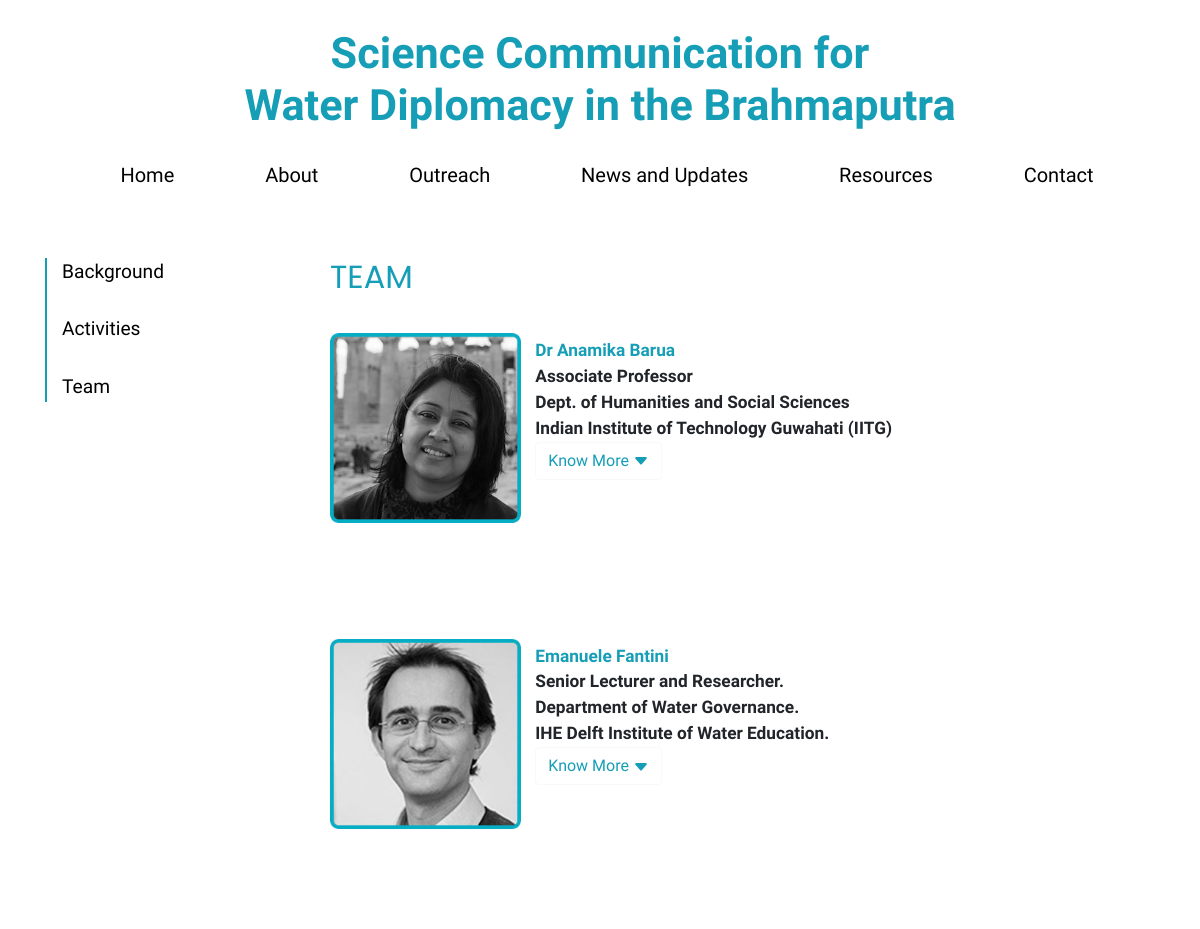
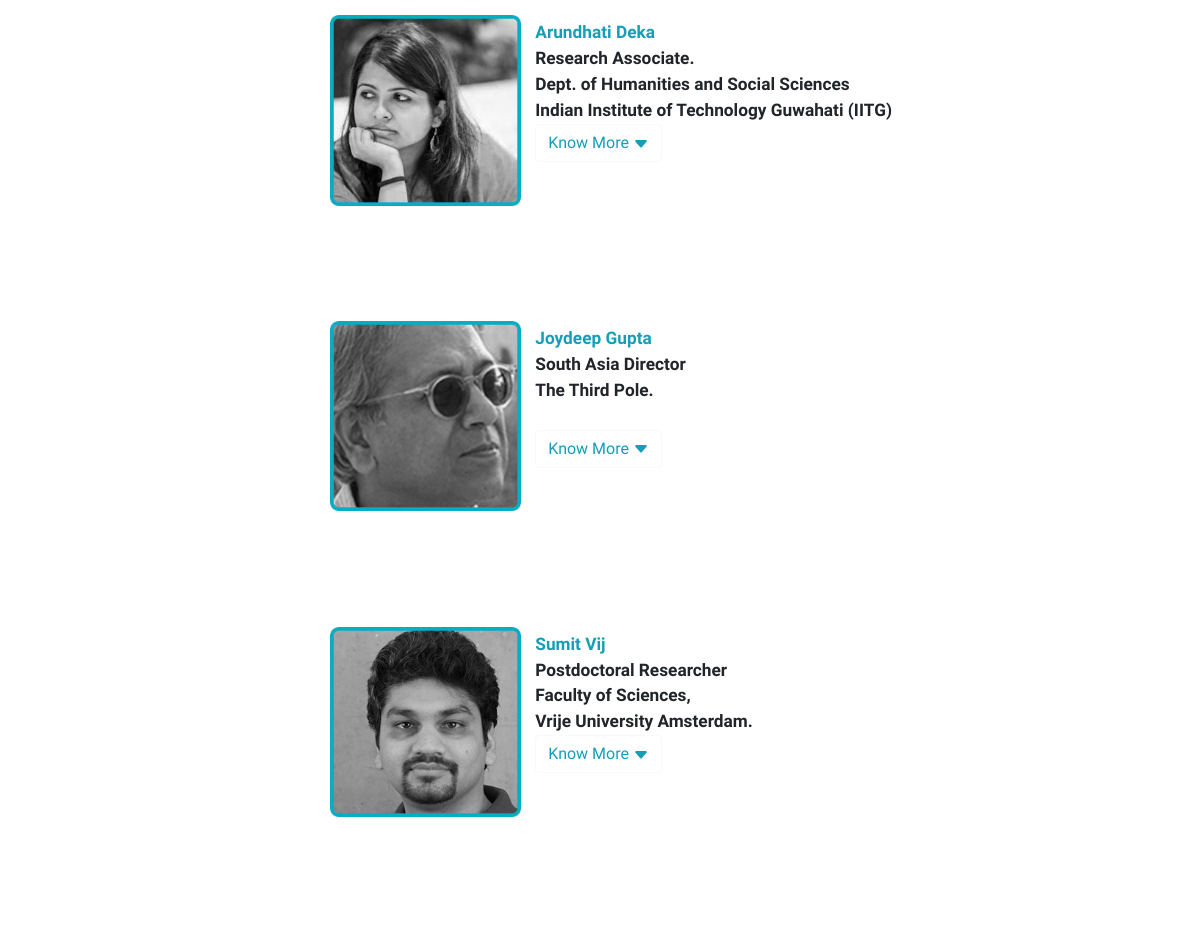
Before: /teams/ (upper part) with the older database file (2 pictures, top to bottom).
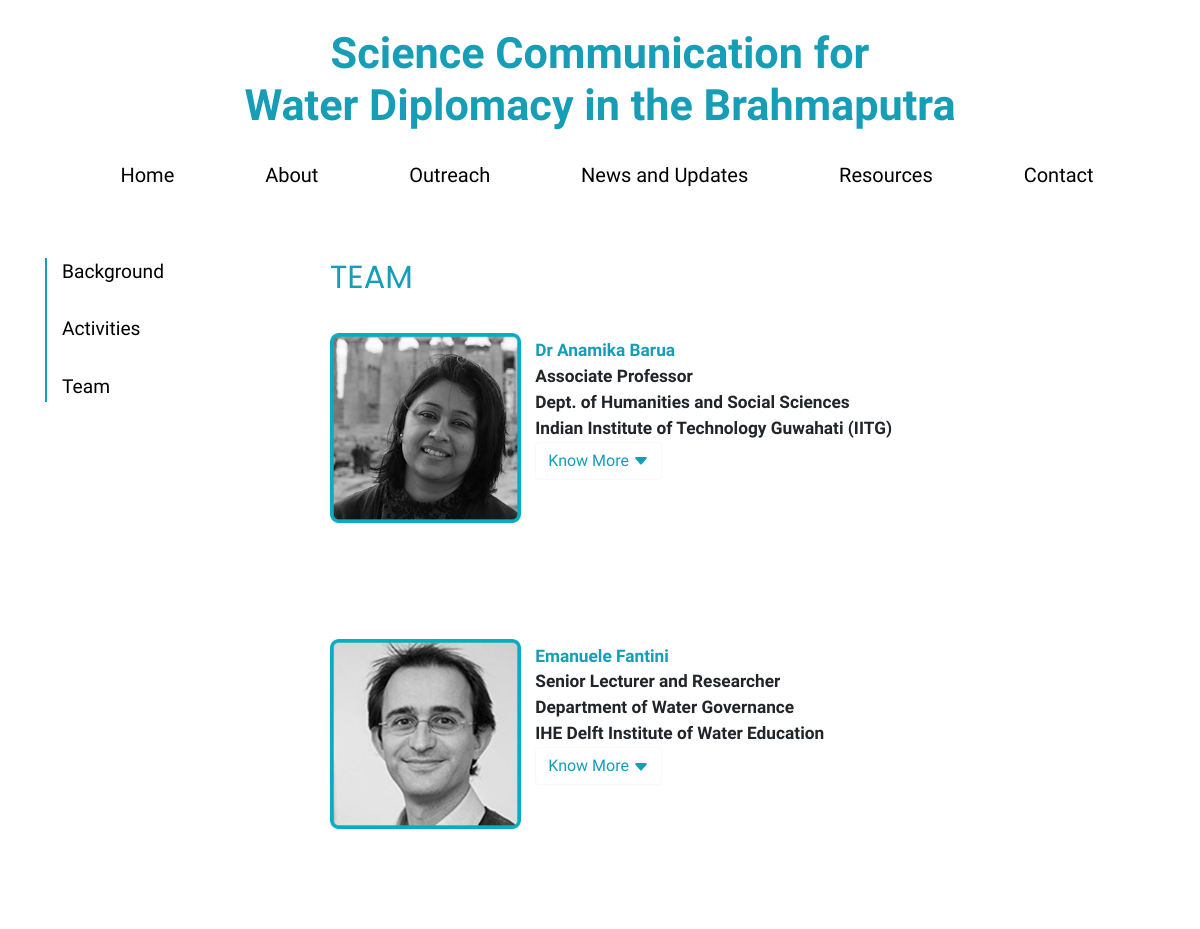
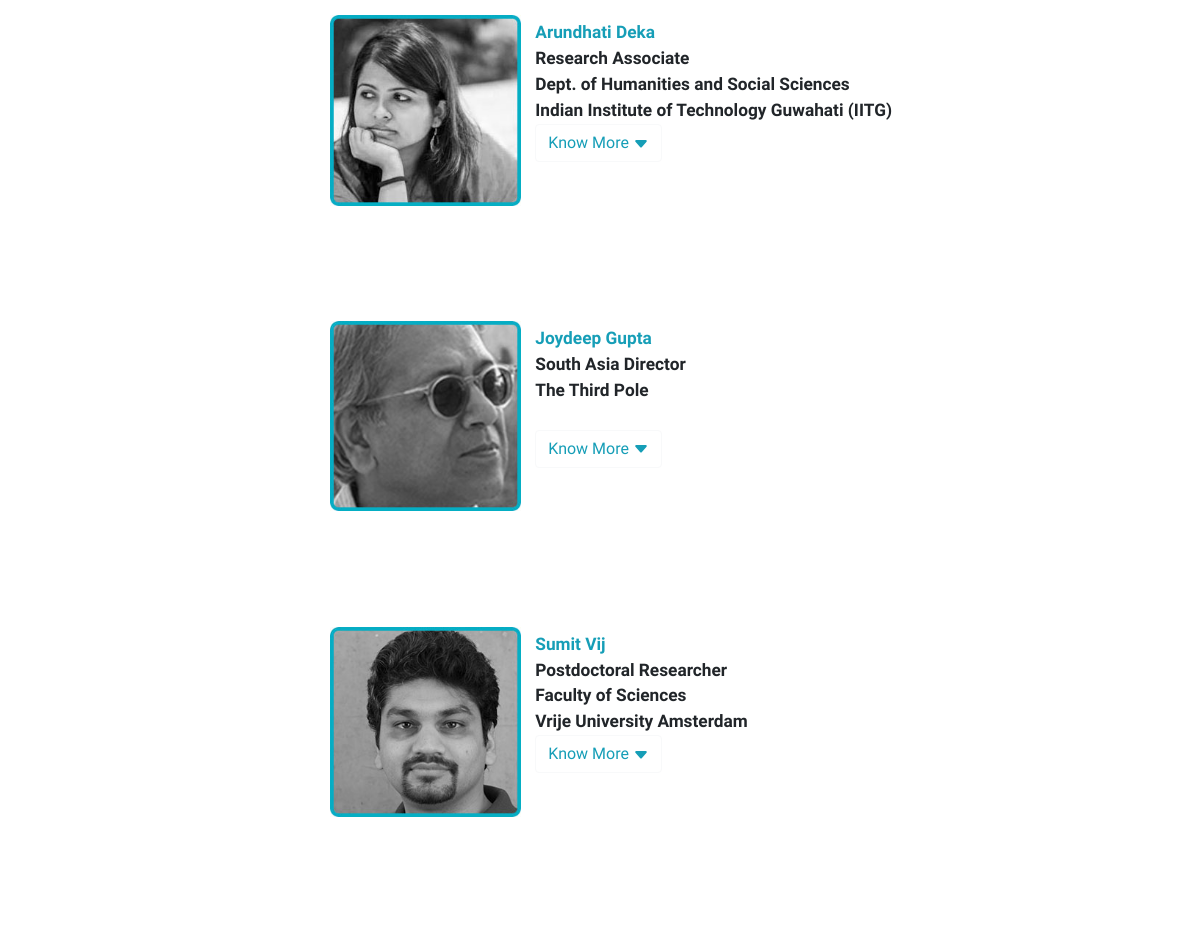
After: the same page with the newer database file (2 pictures, top to bottom).
### mainsite/models.py (models this page shows, shortened)
class team(models.Model):
    name = models.CharField(max_length = 100)
    image = models.ImageField(upload_to = 'images/', default = 'download.png')
    designation = models.CharField(max_length = 1500, default= None)
    institute_name = models.CharField(max_length = 1500,default = 'IITG',blank=True)
    department = models.CharField(max_length=1500,default = 'HSS',blank=True)
    information = models.TextField(max_length = 3000, default= None)
    def ida(self):
        return self.name[:2]

### mainsite/views.py (the view)
# urls.py: path('teams/',views.teams,name ='teams'),
def teams(request):
    tm = team.objects
    return render(request,'teams.html',{'tm':tm})

### mainsite/templates/teams.html (shortened to what this page needs)
{% extends 'base.html' %}
{% block ccd %}
{% load static %}
<div id="marine-content-inner">
  <br><br>
      <div class="container">
          <div class="row justify-content-start" style="font-size: 120%; font-family: Raleway;">
            <div class="col-lg-3 col-md-3 col-sm-3">
              <p style="color: #000; border-left: 2px solid #169EB7; padding-left: 15px;">
                <a href="{%url 'mainsite:background' %}" style="color: #000; " >Background</a><br><br>
                <a href="{%url 'mainsite:activity'%}" style="color: #000;">Activities</a><br><br>
                <a href="{%url 'mainsite:teams'%}" style="color: #000;">Team</a>
              </p>
            </div>
            <div class="col-lg-7 col-md-7 col-sm-7">
              <div class="page-heading">
                <h2 style="color: #169EB7; font-weight: 400;">TEAM</h2>
              </div>
              <br>
                {% for member in tm.all %}
                <div>
                  <img class=" img-fluid" src="{{member.image.url}}" width = "30%" height = "40%" style="top: 0; vertical-align: top;">
                  <p style="display: inline-block; font-size: 90%; padding-top: 5px; font-weight: bold; padding-left: 10px;">
                  <b style="color: #169EB7; margin-top: 20px;">{{member.name}}</b><br>
                  {{ member.designation }}<br>
                  {{ member.department }}<br>
                  {{ member.institute_name }}<br>
                  <button class="btn btn-light" type="button" data-toggle="collapse" data-target="#{{member.ida}}" aria-expanded="false"  style="background-color: #FFF; color: #169EB7;">Know More&nbsp;<svg width="1em" height="1em" viewBox="0 0 16 16" class="bi bi-caret-down-fill" fill="currentColor" xmlns="http://www.w3.org/2000/svg">
                <path d="M7.247 11.14L2.451 5.658C1.885 5.013 2.345 4 3.204 4h9.592a1 1 0 0 1 .753 1.659l-4.796 5.48a1 1 0 0 1-1.506 0z"/></svg></button>
                  <br><br>
                </p>
                <br><br>
              </div>
                <br><br><br>
                {% endfor %}
            </div>
          </div>
        </div>
<br>
{%endblock%}

### dupc/templates/base.html (shortened to what this page needs)
<!DOCTYPE html>
<html lang="en" style="overflow-x: hidden; ">
{%load static %}
 <head>
   <link rel="stylesheet" href="{% static "/fonts/icomoon/style.css" %}">
   <link rel="stylesheet" href="{% static "/css/bootstrap.min.css" %}">
   <link rel="stylesheet" href="{%static "/css/magnific-popup.css"%}">
   <link rel="stylesheet" href="{%static "/css/jquery-ui.css"%}">
   <link rel="stylesheet" href="{% static "/css/owl.carousel.min.css"%}">
   <link rel="stylesheet" href="{% static "/css/owl.theme.default.min.css"%}">
   <link rel="stylesheet" href="{%static "/css/bootstrap-datepicker.css"%}">
   <link rel="stylesheet" href="{%static "/fonts/flaticon/font/flaticon.css"%}">
   <link rel="stylesheet" href="https://cdn.jsdelivr.net/npm/mediaelement@4.2.7/build/mediaelementplayer.min.css">
   <link rel="stylesheet" href="{%static "/css/aos.css" %}">
   <link rel="stylesheet" href="{% static "/css/style.css" %}">
   <link rel="stylesheet" href="{% static "/css/custom.css" %}">
 </head>
 <body>
 <div class="site-wrap">
   <header class="site-navbar position-relative py-1 bg-white">
   <br>
   <div class = "container">
       <h1 style="font-family: 'Raleway'; color:#169EB7;font-size: 2.7em; font-weight: bolder; padding-left: 100px; padding-right: 100px;"><center><b>Science Communication for </b></center><center><b>Water Diplomacy in the Brahmaputra</b></center></h1>
   </div>
 <div class = "container">
 <nav class="navbar navbar-expand-lg navbar-light bg-white" style = "padding-left:30px;" >
 <div class="collapse navbar-collapse" id="navbarTogglerDemo01">
   <ul class="navbar-nav nav mt-2 mt-lg-1 nav-fill w-100 nav-pills" style="font-size: 125%;font-family:'Raleway';">
     <li class="nav-item pill">
       <a class="nav-link" href="{%url 'mainsite:homepage'%}">Home <span class="sr-only">(current)</span></a>
     </li>
      <li class="nav-item pill">
       <a class="nav-link " href="{%url 'mainsite:background' %}">About</a>
     </li>
     <li class="nav-item pill">
       <a class="nav-link" href="{%url 'outreach:outreach'%}">Outreach</a>
     </li>
     <li class="nav-item pill">
       <a class="nav-link" href="{%url 'news:news' %}">News and Updates</a>
     </li>
     <li class="nav-item pill">
       <a class="nav-link" href="{% url 'publication:publication' %}">Resources</a>
     </li>
     <li class="nav-item pill">
       <a class="nav-link" href="{%url 'mainsite:contact'%}">Contact</a>
     </li>
   </ul>
 </div>
</nav>
</div>
</header>
   {%block ccd%}{%endblock%}
     </div>
 </div>
<link rel="stylesheet" href="https://stackpath.bootstrapcdn.com/bootstrap/4.4.1/css/bootstrap.min.css">
 </body>
</html>

### static/css/style.css (style rules this page uses)
html { font-family: Raleway; }
body { line-height: 1.7; color: #4d4d4d; font-weight: 300; font-size: 1rem; }
a { -webkit-transition: .3s all ease; -o-transition: .3s all ease; transition: .3s all ease; }
h1, h2, h3, h4, h5, .h1, .h2, .h3, .h4, .h5 { font-family: "Poppins", -apple-system, BlinkMacSystemFont, "Segoe UI", Roboto, "Helvetica Neue", Arial, sans-serif, "Apple Color Emoji", "Segoe UI Emoji", "Segoe UI Symbol", "Noto Color Emoji"; }
.site-wrap:before { -webkit-transition: .3s all ease-in-out; -o-transition: .3s all ease-in-out; transition: .3s all ease-in-out; background: rgba(0, 0, 0, 0.6); content: ""; position: absolute; z-index: 2000; top: 0; left: 0; right: 0; bottom: 0; opacity: 0; visibility: hidden; }
.btn { border-radius: 0; }
.site-navbar { margin-bottom: 0px; z-index: 1999; position: relative; }

### dupc/templates/base.html (style rules this page uses)
.nav-pills .pill .nav-link:not(.active) { background-color: #fff; color: #000; }

Changed rows visible on the page:
changed team "Emanuele Fantini": designation "Senior Lecturer and Researcher." → "Senior Lecturer and Researcher"; department "Department of Water Governance." → "Department of Water Governance"; institute_name "IHE Delft Institute of Water Education." → "IHE Delft Institute of Water Education"
changed team "Arundhati Deka": designation "Research Associate." → "Research Associate"
changed team "Joydeep Gupta": department "The Third Pole." → "The Third Pole"
changed team "Sumit Vij": department "Faculty of Sciences," → "Faculty of Sciences"; institute_name "Vrije University Amsterdam." → "Vrije University Amsterdam"
